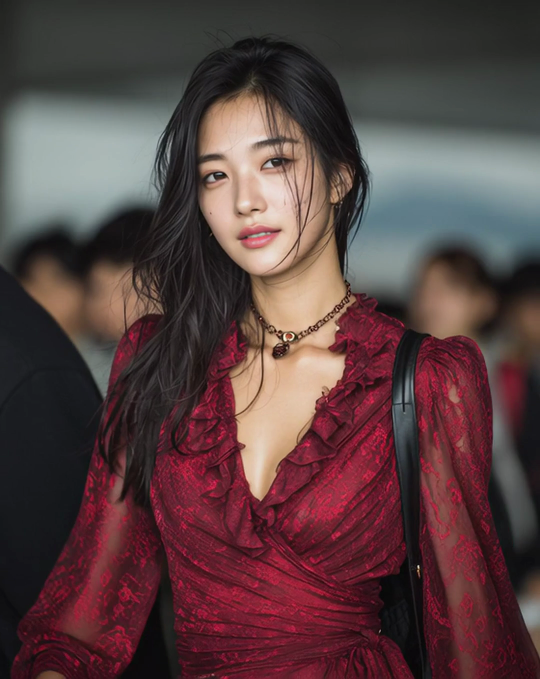
#> input picture temp/97a4ebc0-7048-4f89-9bb3-de1f2d484d6d/frames/frame_000002.png, 1080 x 1358 px (shown at 1/2 size); its folder holds only this picture in this run
$ python -i style_transfer.py   (imports and definitions only)
#> lines starting #> are read from the running program, lines starting #| are printed output that depends on the picture
"""
실용적인 스타일 작업 모듈
OpenCV와 PIL 기반 아트 효과 구현 (즉시 동작)
"""

from PIL import Image, ImageFilter, ImageEnhance, ImageOps
import numpy as np
import cv2
import os
from pathlib import Path

class StyleTransferModel:
    """실용적인 스타일 작업 모델 클래스"""

    def __init__(self, models_dir="models/style_transfer"):
        self.models_dir = Path(models_dir)
        self.models_dir.mkdir(parents=True, exist_ok=True)

        print("🎨 실용적인 스타일 작업 모델 초기화 완료!")

    # [19 lines left out: function anime_style, not called in this run]

    def vangogh_style(self, image):
        """반 고흐 스타일 효과 (소용돌이 및 텍스처)"""
        try:
            print("🌟 반고흐 스타일 작업 시작...")

            # 색상 강화
            enhancer = ImageEnhance.Color(image)
            enhanced = enhancer.enhance(1.5)

            enhancer = ImageEnhance.Contrast(enhanced)
            enhanced = enhancer.enhance(1.3)

            # 붓터치 효과 (엠보스)
            embossed = enhanced.filter(ImageFilter.EMBOSS)

            # 원본과 블렌딩
            result = Image.blend(enhanced, embossed, 0.3)

            # 약간의 블러
            result = result.filter(ImageFilter.GaussianBlur(0.5))

            print("✅ 반고흐 스타일 작업 완료")
            return result

        except Exception as e:
            print(f"❌ 반고흐 스타일 작업 실패: {e}")
            return image

    # [83 lines left out: functions picasso_style, oil_painting_style, monet_style, not called in this run]

    def transfer_style(self, image, style='anime', strength=1.0):
        """
        이미지에 스타일 작업 적용

        Args:
            image: PIL Image 객체
            style: 스타일 이름 ('anime', 'vangogh', 'picasso', 'monet', 'oil_painting')
            strength: 스타일 적용 강도 (0.0 ~ 1.0)

        Returns:
            PIL Image: 스타일 작업된 이미지
        """
        try:
            print(f"🎨 {style} 스타일 작업 시작... 원본 크기: {image.size}, 모드: {image.mode}")

            # 이미지 모드 확인 및 작업
            if image.mode != 'RGB':
                print(f"🔄 이미지 모드를 {image.mode}에서 RGB로 작업")
                image = image.convert('RGB')

            # 크기 조정 (테스트용으로 비활성화)
            original_size = image.size
            print(f"📏 크기 조정 비활성화: 원본 크기 {original_size} 유지")

            # 스타일 적용 (원본 크기 그대로)
            if style == 'vangogh':
                stylized_image = self.vangogh_style(image)
            elif style == 'oil_painting':
                stylized_image = self.oil_painting_style(image)
            else:
                stylized_image = self.vangogh_style(image)  # 기본값

            # 크기 복원 단계도 비활성화 (테스트용)

            # 스타일 강도 조절 (원본과 블렌딩)
            if strength < 1.0:
                # 원본도 같은 크기로 조정했다가 복원
                if image.size != original_size:
                    image = image.resize(original_size, Image.LANCZOS)
                stylized_image = Image.blend(image, stylized_image, strength)

            print(f"✅ {style} 스타일 작업 완료! 결과 크기: {stylized_image.size}, 모드: {stylized_image.mode}")

            # 결과 이미지 유효성 검사
            if stylized_image.size[0] == 0 or stylized_image.size[1] == 0:
                print("⚠️ 결과 이미지 크기가 0입니다. 원본 반환.")
                return image

            return stylized_image

        except Exception as e:
            print(f"❌ 스타일 작업 실패: {e}")
            # 실패 시 원본 반환
            return image

    def get_available_styles(self):
        """사용 가능한 스타일 목록 반환"""
        return ['vangogh', 'oil_painting']

# 전역 모델 인스턴스
style_model = None

# [21 lines left out: functions get_style_model, apply_style_transfer, not called in this run]

# [11 lines not run here, left out]

>>> from PIL import Image
>>> picture = Image.open('../../temp/97a4ebc0-7048-4f89-9bb3-de1f2d484d6d/frames/frame_000002.png')
#> picture is the input picture: PIL image 1080x1358 RGB; mean R, G, B 88.3, 64, 64.9
>>> result = StyleTransferModel().transfer_style(picture)
#> (printed output is left out)
#| 📏 크기 조정 비활성화: 원본 크기 (1080, 1358) 유지
#> in vangogh_style, `enhanced = enhancer.enhance(1.5)`:
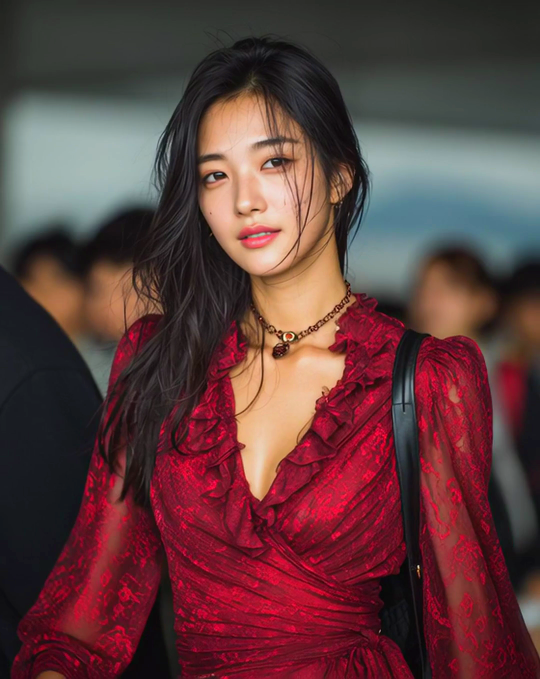
#> enhanced: PIL image 1080x1358 RGB (shown at 1/2 size); mean R, G, B 96.6, 60.1, 61.5
#> in vangogh_style, `enhanced = enhancer.enhance(1.3)`:
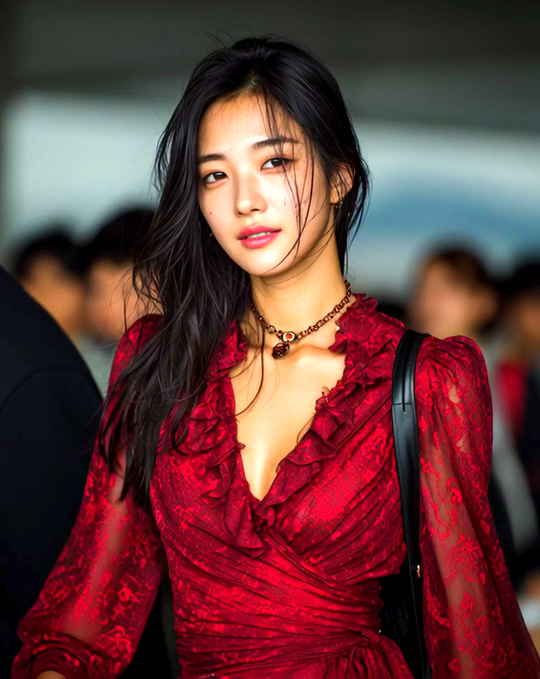
#> enhanced: PIL image 1080x1358 RGB (shown at 1/2 size); mean R, G, B 102.4, 57.7, 58.4
#> in vangogh_style, `embossed = enhanced.filter(ImageFilter.EMBOSS)`:
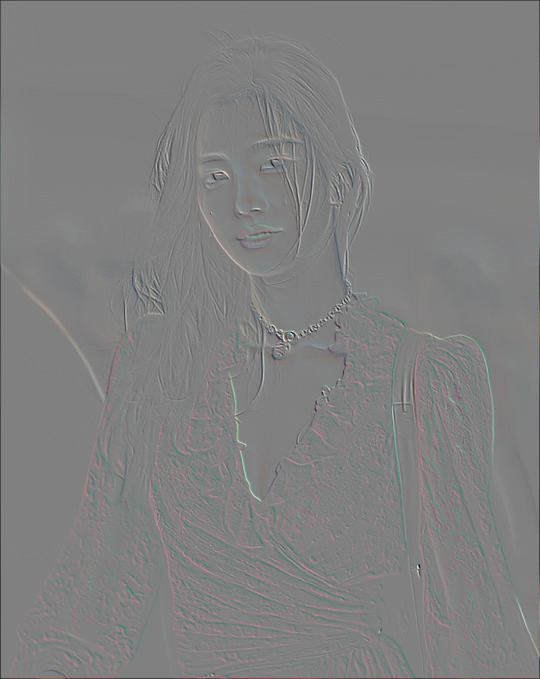
#> embossed: PIL image 1080x1358 RGB (shown at 1/2 size); mean R, G, B 127.7, 127.7, 127.7
#> in vangogh_style, `result = Image.blend(enhanced, embossed, 0.3)`:
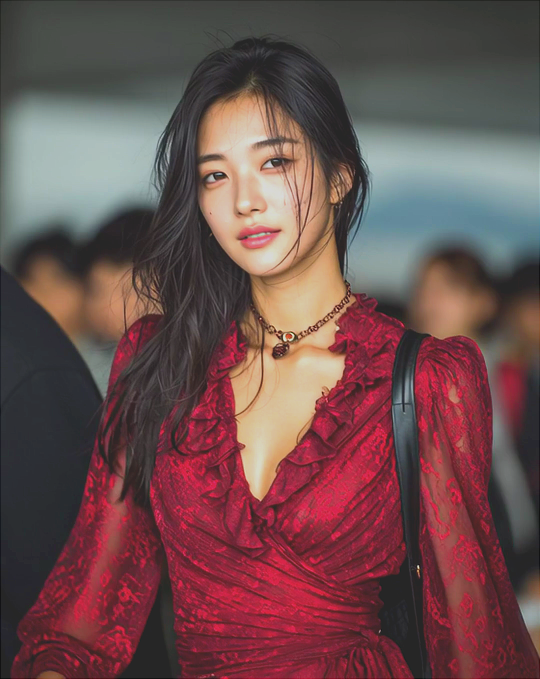
#> result: PIL image 1080x1358 RGB (shown at 1/2 size); mean R, G, B 109.5, 78.3, 78.7
#| ✅ anime 스타일 작업 완료! 결과 크기: (1080, 1358), 모드: RGB
